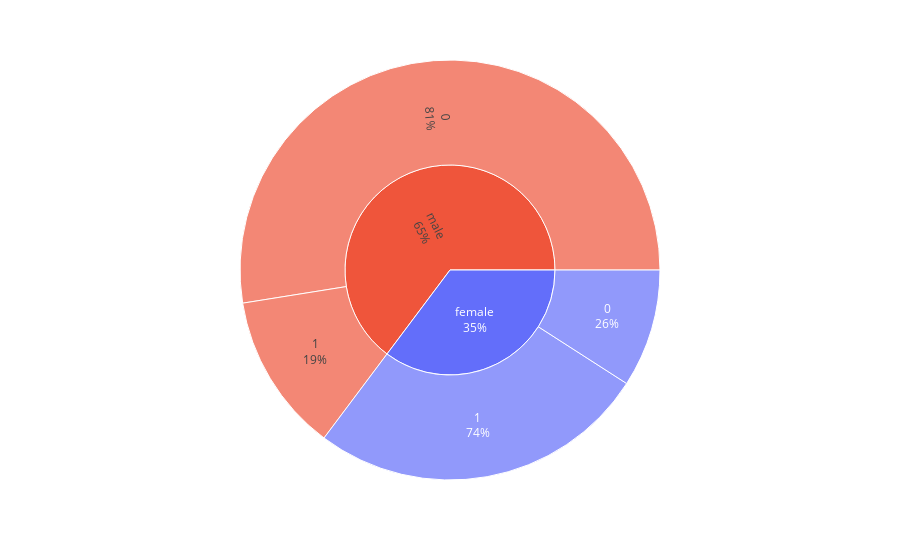

Notebook source saved alongside this figure:
### Code cell
Pclass_figure = py.sunburst(data_frame=Sex_feature,path=['Sex','Survived'],values='Count',color='Sex')
Pclass_figure.update_traces(textinfo='label + percent parent')

### Figure 1 — Plotly figure (JSON) as saved in the notebook; plotly's stock layout.template omitted (floating-point values rounded to 4 significant figures)
{"data": [{"branchvalues": "total", "customdata": [["female"], ["male"], ["female"], ["male"], ["female"], ["male"]], "domain": {"x": [0, 1], "y": [0, 1]}, "hovertemplate": "labels=%{label}<br>Count=%{value}<br>parent=%{parent}<br>id=%{id}<br>Sex=%{customdata[0]}<extra></extra>", "ids": ["female/0", "male/0", "female/1", "male/1", "female", "male"], "labels": ["0", "0", "1", "1", "female", "male"], "marker": {"colors": ["#636efa", "#EF553B", "#636efa", "#EF553B", "#636efa", "#EF553B"]}, "name": "", "parents": ["female", "male", "female", "male", "", ""], "textinfo": "label+percent parent", "type": "sunburst", "values": [81, 468, 233, 109, 314, 577]}], "layout": {"legend": {"tracegroupgap": 0}, "margin": {"t": 60}}}
